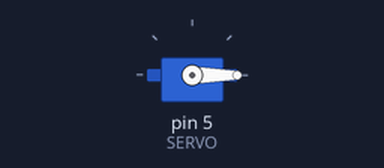
This sketch was run on a simulated Arduino Uno, built with avr-gcc and run on an emulated ATmega328P. Shown: servo.

Above: at 0.05 s.
At 1.5 s:
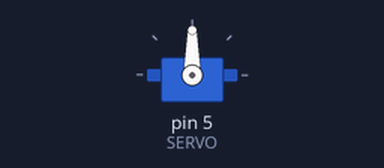
At 3.0 s:
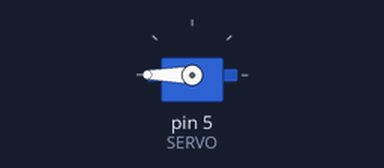
Timing chart, 0 to 6.9 s (numbered marks = the images above):
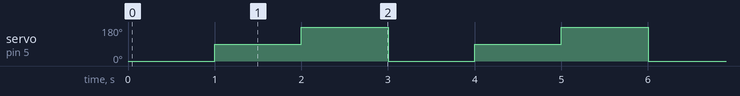

The sketch:

Servo-simple.ino
```cpp
#include<Servo.h>
#define SERVO 5

Servo Servo1;

void setup() {
  pinMode(SERVO, OUTPUT);
  Servo1.attach(SERVO);
  Serial.begin(9600);
}

void loop() {
  Servo1.write(0);
  delay(1000);
  Servo1.write(90);
  delay(1000);
  Servo1.write(180);
  delay(1000);
}
```

Measured:
- by itself, servo on pin 5 (SERVO): repeats every 3.0 s: 180° 1.0 s, 0° 1.0 s, 90° 1.0 s
